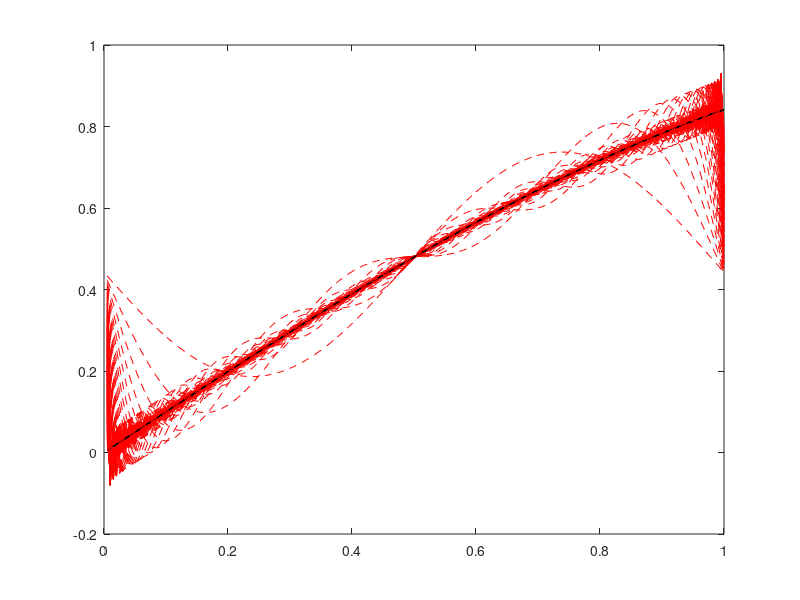

MATLAB code to generate this figure:
clear all, close all, clc

dx = 0.005;
L = 1;
x = dx:dx:L;

f = ones(size(x));
f(1:length(f)/2) = 0*f(1:length(f)/2);
%
f = sin(x);
%
% f = (x-pi).^2;
%
% f1 = (1:1:25)/25;
% f2 = (25:-1:1)/25;
% f3 = -1*f1;
% f4 = -1*f2;
% f = [f1 f2 f3 f4 f1 f2 f3 f4];

fFS = zeros(size(x));

A0 = (2/L)*sum(f.*ones(size(x)))*dx;
for m=1:100
    fFS = A0/2;


    for k=1:m
        Ak = (2/L)*sum(f.*cos(2*pi*k*x/L))*dx;
        Bk = (2/L)*sum(f.*sin(2*pi*k*x/L))*dx;
        fFS = fFS + Ak*cos(2*k*pi*x/L) + Bk*sin(2*k*pi*x/L);
    end
    
    plot(x,f,'k')
    hold on
    plot(x,fFS,'r--')
    
    pause(0.1)
end